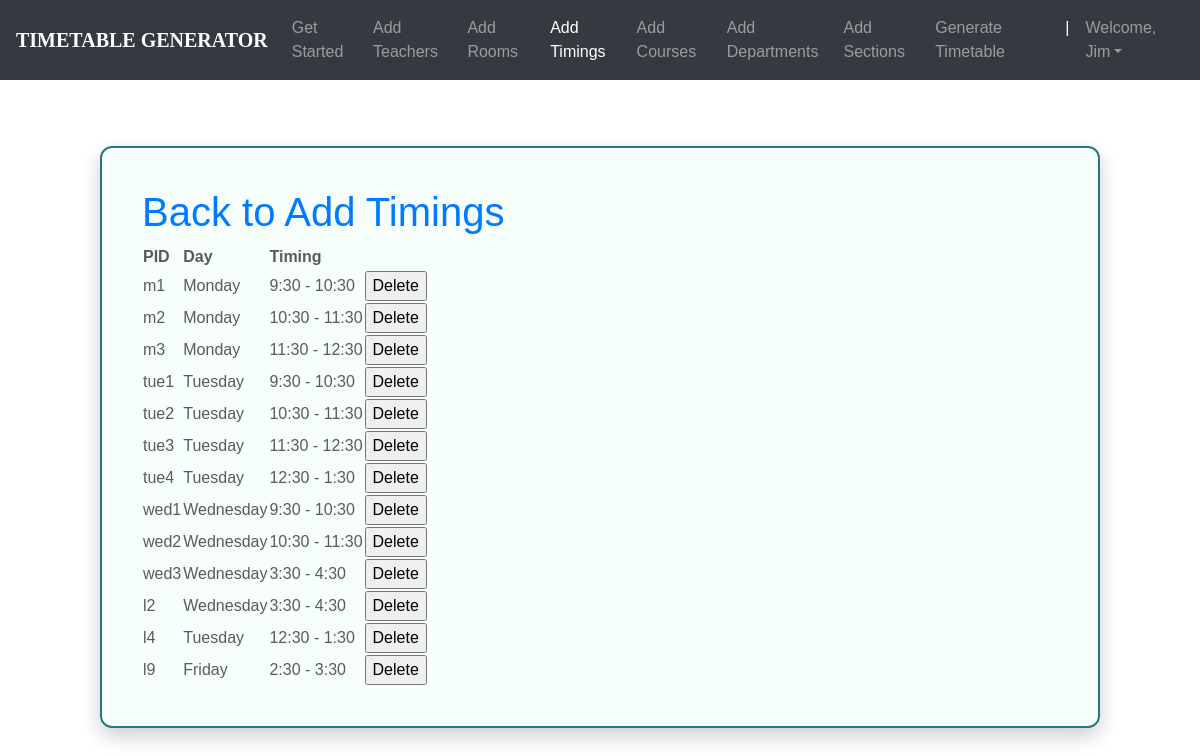
The page /timings_list/ (signed in) on the database its author committed.
### ttgen/models.py (models this page shows, shortened)
class MeetingTime(models.Model):
    pid = models.CharField(max_length=4, primary_key=True)
    time = models.CharField(max_length=50, choices=time_slots, default='11:30 - 12:30')
    day = models.CharField(max_length=15, choices=DAYS_OF_WEEK)

### ttgen/views.py (the view)
# urls.py: path('timings_list/', views.meeting_list_view, name='editmeetingtime'),
@login_required
def meeting_list_view(request):
    context = {
        'meeting_times': MeetingTime.objects.all()
    }
    return render(request, 'mtlist.html', context)

### templates/mtlist.html (shortened to what this page needs)
<!DOCTYPE html>
<html lang="en">
<head>
	<link rel="stylesheet" href="https://maxcdn.bootstrapcdn.com/bootstrap/4.0.0/css/bootstrap.min.css">
    <link rel="stylesheet" type="text/css" href="static/css/index.css">
</head>
<body>
        <header>
			<nav class="navbar navbar-expand-md navbar-dark fixed-top bg-dark">
                <a class="navbar-brand" href="#"><b>TIMETABLE GENERATOR</b></a>
                <div class="collapse navbar-collapse" id="navbarCollapse">
                    <ul class="navbar-nav ml-auto">
                    <li class="nav-item">
                        <a class="nav-link" href="{% url 'admindash' %}">Get Started</a>
                    </li>
                    <li class="nav-item">
                        <a class="nav-link" href="{% url 'addInstructors' %}">Add Teachers</a>
                    </li>
                    <li class="nav-item">
                        <a class="nav-link" href="{% url 'addRooms' %}">Add Rooms</a>
                    </li>
                    <li class="nav-item active">
		                <a class="nav-link" href="{% url 'addTimings' %}">Add Timings</a>
		            </li>
                    <li class="nav-item">
                        <a class="nav-link" href="{% url 'addCourses' %}">Add Courses</a>
                    </li>
                    <li class="nav-item">
			            <a class="nav-link" href="{% url 'addDepts' %}">Add Departments</a>
		            </li>
					<li class="nav-item">
			            <a class="nav-link" href="{% url 'addSections' %}">Add Sections</a>
		            </li>
					<li class="nav-item">
			            <a class="nav-link" href="{% url 'generate' %}">Generate Timetable</a>
		            </li>
					<li class="nav-item active">
			            <a class="nav-link">|</a>
		            </li>
                    <li class="nav-item dropdown">
		                <a class="nav-link dropdown-toggle" href="#" id="dropdown03" data-toggle="dropdown" aria-haspopup="true" aria-expanded="false">Welcome, {{ user.first_name }}</a>
		            </li>
                    </ul>
                </div>
            </nav>
        </header>
		<br><br>
        {%block content%}
        {% load static %}
        <fieldset class="fieldset">
    <a href="{% url 'addTimings'%}"><h1 class="tablink" onclick="openPage('new')" id="defaultOpen">Back to Add Timings</h1></a>
    <div class="tabcontent" id="edit">
			<table class="table1">
				<thead>
				<tr class="table-headers">
				<th>PID</th>
				<th>Day</th>
				<th>Timing</th>
				<th  class="empty"></th>
				</tr>
				</thead>
				<tbody>
				{% for mt in meeting_times %}
				<tr>
				 <td>{{mt.pid}}</td>
				 <td>{{mt.day}}</td>
				 <td>{{mt.time}}</td>
				 <td class="empty">
					<form action="{% url 'deletemeetingtime' mt.pid %}" method="post">
						<input type="submit" value="Delete" class="cross">
					</form>
				 </td>
				 </tr>
				{% endfor %}
				</tbody>
			</table>
		</div>
</fieldset>
{% endblock %}

### static/css/index.css (style rules this page uses)
body { padding-top: 3rem; padding-bottom: 3rem; color: #5a5a5a; font-family: 'Poppins', sans-serif; overflow-x: hidden; }
nav { font-family: sans-serif; }
.navbar-brand { font-size: 20px; font-family: Georgia, 'Times New Roman', Times, serif; }

### templates/mtlist.html (style rules this page uses)
.fieldset { margin: 50px auto; padding: 40px; max-width: 1000px; border-width: 2px; border-style: solid; border-color: #257a7a; border-radius: 12px; box-shadow: 0 8px 20px rgba(0,0,0,0.2); background-color: #f7fffd; }

### rows shown on the page
MeetingTime: pid "m1", day "Monday", time "9:30 - 10:30"
MeetingTime: pid "m2", day "Monday", time "10:30 - 11:30"
MeetingTime: pid "m3", day "Monday", time "11:30 - 12:30"
MeetingTime: pid "tue1", day "Tuesday", time "9:30 - 10:30"
MeetingTime: pid "tue2", day "Tuesday", time "10:30 - 11:30"
MeetingTime: pid "tue3", day "Tuesday", time "11:30 - 12:30"
MeetingTime: pid "tue4", day "Tuesday", time "12:30 - 1:30"
MeetingTime: pid "wed1", day "Wednesday", time "9:30 - 10:30"
MeetingTime: pid "wed2", day "Wednesday", time "10:30 - 11:30"
MeetingTime: pid "wed3", day "Wednesday", time "3:30 - 4:30"
MeetingTime: pid "l2", day "Wednesday", time "3:30 - 4:30"
MeetingTime: pid "l4", day "Tuesday", time "12:30 - 1:30"
MeetingTime: pid "l9", day "Friday", time "2:30 - 3:30"

### other values the page prints
{{ user.first_name }} "Jim"
